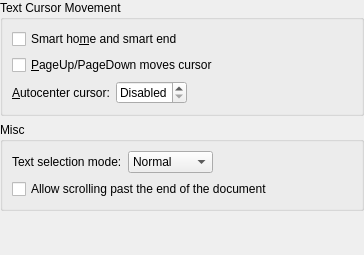
<?xml version="1.0" encoding="UTF-8"?>
<ui version="4.0">
 <class>NavigationConfigWidget</class>
 <widget class="QWidget" name="NavigationConfigWidget">
  <property name="geometry">
   <rect>
    <x>0</x>
    <y>0</y>
    <width>364</width>
    <height>255</height>
   </rect>
  </property>
  <layout class="QVBoxLayout">
   <property name="margin">
    <number>0</number>
   </property>
   <item>
    <widget class="QGroupBox" name="gbCursorMovement">
     <property name="title">
      <string>Text Cursor Movement</string>
     </property>
     <layout class="QVBoxLayout">
      <item>
       <widget class="QCheckBox" name="chkSmartHome">
        <property name="whatsThis">
         <string>When selected, pressing the home key will cause the cursor to skip whitespace and go to the start of a line's text. The same applies for the end key.</string>
        </property>
        <property name="text">
         <string>Smart ho&amp;me and smart end</string>
        </property>
       </widget>
      </item>
      <item>
       <widget class="QCheckBox" name="chkPagingMovesCursor">
        <property name="whatsThis">
         <string>Selects whether the PageUp and PageDown keys should alter the vertical position of the cursor relative to the top of the view.</string>
        </property>
        <property name="text">
         <string>&amp;PageUp/PageDown moves cursor</string>
        </property>
       </widget>
      </item>
      <item>
       <layout class="QHBoxLayout">
        <property name="margin">
         <number>0</number>
        </property>
        <item>
         <widget class="QLabel" name="lblAutoCenterCursor">
          <property name="text">
           <string>&amp;Autocenter cursor:</string>
          </property>
          <property name="buddy">
           <cstring>sbAutoCenterCursor</cstring>
          </property>
         </widget>
        </item>
        <item>
         <widget class="KIntSpinBox" name="sbAutoCenterCursor">
          <property name="whatsThis">
           <string>Sets the number of lines to maintain visible above and below the cursor when possible.</string>
          </property>
          <property name="specialValueText">
           <string>Disabled</string>
          </property>
          <property name="suffix">
           <string> lines</string>
          </property>
         </widget>
        </item>
        <item>
         <spacer>
          <property name="orientation">
           <enum>Qt::Horizontal</enum>
          </property>
          <property name="sizeHint" stdset="0">
           <size>
            <width>1</width>
            <height>0</height>
           </size>
          </property>
         </spacer>
        </item>
       </layout>
      </item>
     </layout>
    </widget>
   </item>
   <item>
    <widget class="QGroupBox" name="cbNavigationMisc">
     <property name="title">
      <string>Misc</string>
     </property>
     <layout class="QVBoxLayout">
      <item>
       <layout class="QHBoxLayout" name="horizontalLayout">
        <item>
         <widget class="QLabel" name="lblTextSelectionMode">
          <property name="text">
           <string>Text selection mode:</string>
          </property>
          <property name="buddy">
           <cstring>cbTextSelectionMode</cstring>
          </property>
         </widget>
        </item>
        <item>
         <widget class="QComboBox" name="cbTextSelectionMode">
          <item>
           <property name="text">
            <string>Normal</string>
           </property>
          </item>
          <item>
           <property name="text">
            <string>Persistent</string>
           </property>
          </item>
         </widget>
        </item>
        <item>
         <spacer name="horizontalSpacer">
          <property name="orientation">
           <enum>Qt::Horizontal</enum>
          </property>
          <property name="sizeHint" stdset="0">
           <size>
            <width>40</width>
            <height>20</height>
           </size>
          </property>
         </spacer>
        </item>
       </layout>
      </item>
      <item>
       <widget class="QCheckBox" name="chkScrollPastEnd">
        <property name="text">
         <string>Allow scrolling past the end of the document</string>
        </property>
       </widget>
      </item>
     </layout>
    </widget>
   </item>
   <item>
    <spacer>
     <property name="orientation">
      <enum>Qt::Vertical</enum>
     </property>
     <property name="sizeHint" stdset="0">
      <size>
       <width>0</width>
       <height>1</height>
      </size>
     </property>
    </spacer>
   </item>
  </layout>
 </widget>
 <customwidgets>
  <customwidget>
   <class>KIntSpinBox</class>
   <extends>QSpinBox</extends>
   <header>knuminput.h</header>
  </customwidget>
 </customwidgets>
 <resources/>
 <connections/>
</ui>
